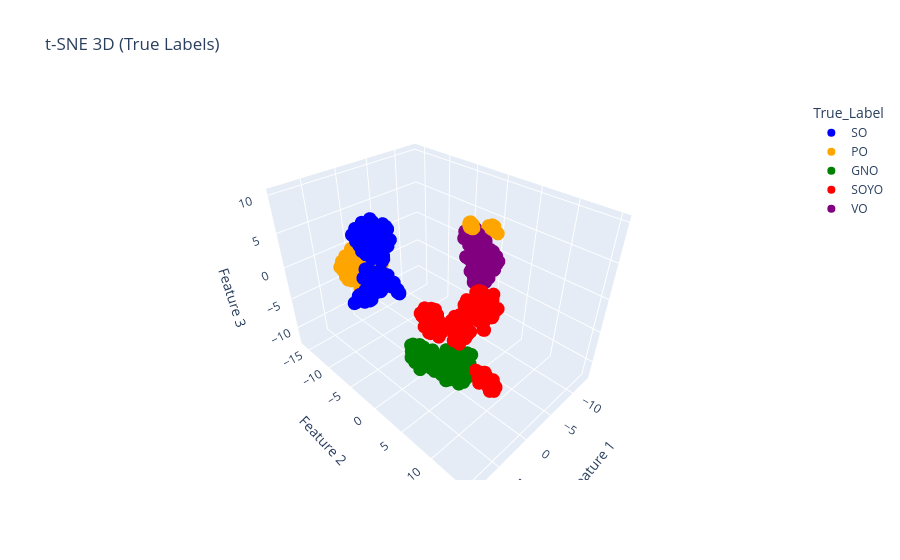

Notebook cell for this chart:
### Code cell
palette = {
    "SO": "blue",
    "PO": "orange",
    "GNO": "green",
    "SOYO": "red",
    "VO": "purple"
}
# Add TRUE labels to 3D t-SNE
tsne_3d_data["True_Label"] = y.values

fig = px.scatter_3d(
    tsne_3d_data,
    x="Feature 1",
    y="Feature 2",
    z="Feature 3",
    color="True_Label",
    color_discrete_map=palette,
    title="t-SNE 3D (True Labels)"
)

fig.write_image(r"Images\K-Means Clusters\MinMaxScaler_tsne_3d_oils_plot.jpg")
fig.show()

### Figure 1 — Plotly figure (JSON) as saved in the notebook; plotly's stock layout.template omitted (floating-point values rounded to 4 significant figures; data arrays with more than 128 entries replaced by an {"elided": "..."} marker saying what was removed)
{"data": [{"hovertemplate": "True_Label=SO<br>Feature 1=%{x}<br>Feature 2=%{y}<br>Feature 3=%{z}<extra></extra>", "legendgroup": "SO", "marker": {"color": "blue", "symbol": "circle"}, "mode": "markers", "name": "SO", "scene": "scene", "showlegend": true, "type": "scatter3d", "x": {"elided": "200 float values"}, "y": {"elided": "200 float values"}, "z": {"elided": "200 float values"}}, {"hovertemplate": "True_Label=PO<br>Feature 1=%{x}<br>Feature 2=%{y}<br>Feature 3=%{z}<extra></extra>", "legendgroup": "PO", "marker": {"color": "orange", "symbol": "circle"}, "mode": "markers", "name": "PO", "scene": "scene", "showlegend": true, "type": "scatter3d", "x": {"elided": "200 float values"}, "y": {"elided": "200 float values"}, "z": {"elided": "200 float values"}}, {"hovertemplate": "True_Label=GNO<br>Feature 1=%{x}<br>Feature 2=%{y}<br>Feature 3=%{z}<extra></extra>", "legendgroup": "GNO", "marker": {"color": "green", "symbol": "circle"}, "mode": "markers", "name": "GNO", "scene": "scene", "showlegend": true, "type": "scatter3d", "x": {"elided": "200 float values"}, "y": {"elided": "200 float values"}, "z": {"elided": "200 float values"}}, {"hovertemplate": "True_Label=SOYO<br>Feature 1=%{x}<br>Feature 2=%{y}<br>Feature 3=%{z}<extra></extra>", "legendgroup": "SOYO", "marker": {"color": "red", "symbol": "circle"}, "mode": "markers", "name": "SOYO", "scene": "scene", "showlegend": true, "type": "scatter3d", "x": {"elided": "200 float values"}, "y": {"elided": "200 float values"}, "z": {"elided": "200 float values"}}, {"hovertemplate": "True_Label=VO<br>Feature 1=%{x}<br>Feature 2=%{y}<br>Feature 3=%{z}<extra></extra>", "legendgroup": "VO", "marker": {"color": "purple", "symbol": "circle"}, "mode": "markers", "name": "VO", "scene": "scene", "showlegend": true, "type": "scatter3d", "x": {"elided": "200 float values"}, "y": {"elided": "200 float values"}, "z": {"elided": "200 float values"}}], "layout": {"legend": {"title": {"text": "True_Label"}, "tracegroupgap": 0}, "scene": {"domain": {"x": [0, 1], "y": [0, 1]}, "xaxis": {"title": {"text": "Feature 1"}}, "yaxis": {"title": {"text": "Feature 2"}}, "zaxis": {"title": {"text": "Feature 3"}}}, "title": {"text": "t-SNE 3D (True Labels)"}}}
